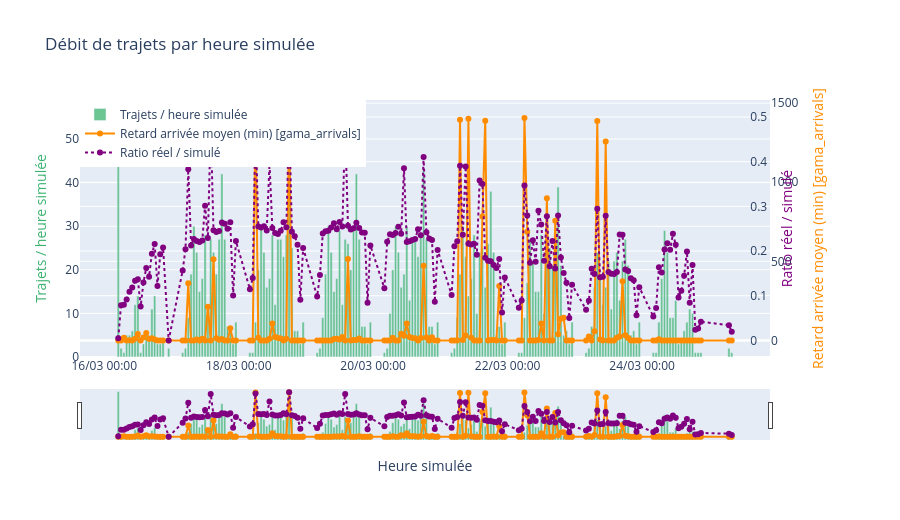

Here is the notebook cell this chart was saved with:
### Code cell
import plotly.graph_objects as go

sim_dt_labels = [pd.Timestamp(sim_start + h * 3600, unit="s") for h in per_sim_hour["sim_hour"]]
hover_sh = [pd.Timestamp(sim_start + h * 3600, unit="s").strftime("J%d %H:%M") for h in per_sim_hour["sim_hour"]]

fig_sh = go.Figure()
fig_sh.add_trace(go.Bar(
    x=sim_dt_labels, y=per_sim_hour["trips"],
    name="Trajets / heure simulée", marker_color="mediumseagreen", opacity=0.75, yaxis="y1",
    customdata=hover_sh, hovertemplate="%{customdata}<br>%{y} trajets<extra></extra>",
))
fig_sh.add_trace(go.Scatter(
    x=sim_dt_labels, y=per_sim_hour["avg_delay"],
    name=delay_label_sh, line=dict(color="darkorange", width=2), mode="lines+markers",
    yaxis="y2", customdata=hover_sh,
    hovertemplate="%{customdata}<br>retard=%{y:.1f} min<extra></extra>",
))
fig_sh.add_trace(go.Scatter(
    x=sim_dt_labels, y=per_sim_hour["ratio_real_sim"],
    name="Ratio réel / simulé", line=dict(color="purple", width=2, dash="dot"), mode="lines+markers",
    yaxis="y3", customdata=hover_sh,
    hovertemplate="%{customdata}<br>ratio=%{y:.3f}<extra></extra>",
))
fig_sh.update_layout(
    title="Débit de trajets par heure simulée",
    xaxis=dict(title="Heure simulée", tickformat="%d/%m %H:%M", rangeslider=dict(visible=True)),
    yaxis=dict(title=dict(text="Trajets / heure simulée", font=dict(color="mediumseagreen"))),
    yaxis2=dict(title=dict(text=delay_label_sh, font=dict(color="darkorange")), overlaying="y", side="right"),
    yaxis3=dict(title=dict(text="Ratio réel / simulé", font=dict(color="purple")),
                overlaying="y", side="right", anchor="free", position=0.97),
    hovermode="x unified", height=520, legend=dict(x=0, y=1), margin=dict(r=130),
)
fig_sh.write_html(_stat_path("throughput_per_sim_hour", "html"))
fig_sh.show()

### Figure 1 — Plotly figure (JSON) as saved in the notebook; plotly's stock layout.template omitted (floating-point values rounded to 4 significant figures; data arrays with more than 128 entries replaced by an {"elided": "..."} marker saying what was removed)
{"data": [{"customdata": {"elided": "178 str values"}, "hovertemplate": "%{customdata}<br>%{y} trajets<extra></extra>", "marker": {"color": "mediumseagreen"}, "name": "Trajets / heure simulée", "opacity": 0.75, "type": "bar", "x": {"elided": "178 str values"}, "y": {"elided": "178 int values"}, "yaxis": "y"}, {"customdata": {"elided": "178 str values"}, "hovertemplate": "%{customdata}<br>retard=%{y:.1f} min<extra></extra>", "line": {"color": "darkorange", "width": 2}, "mode": "lines+markers", "name": "Retard arrivée moyen (min) [gama_arrivals]", "type": "scatter", "x": {"elided": "178 str values"}, "y": {"elided": "178 float values"}, "yaxis": "y2"}, {"customdata": {"elided": "178 str values"}, "hovertemplate": "%{customdata}<br>ratio=%{y:.3f}<extra></extra>", "line": {"color": "purple", "dash": "dot", "width": 2}, "mode": "lines+markers", "name": "Ratio réel / simulé", "type": "scatter", "x": {"elided": "178 str values"}, "y": {"elided": "178 float values"}, "yaxis": "y3"}], "layout": {"height": 520, "hovermode": "x unified", "legend": {"x": 0, "y": 1}, "margin": {"r": 130}, "title": {"text": "Débit de trajets par heure simulée"}, "xaxis": {"rangeslider": {"visible": true}, "tickformat": "%d/%m %H:%M", "title": {"text": "Heure simulée"}}, "yaxis": {"title": {"font": {"color": "mediumseagreen"}, "text": "Trajets / heure simulée"}}, "yaxis2": {"overlaying": "y", "side": "right", "title": {"font": {"color": "darkorange"}, "text": "Retard arrivée moyen (min) [gama_arrivals]"}}, "yaxis3": {"anchor": "free", "overlaying": "y", "position": 0.97, "side": "right", "title": {"font": {"color": "purple"}, "text": "Ratio réel / simulé"}}}}
